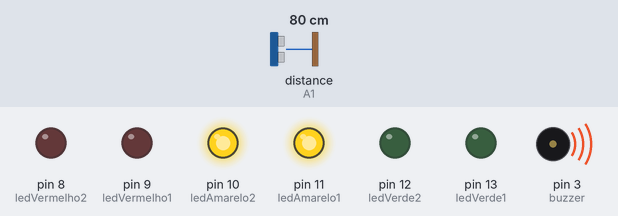
A sketch run on a simulated Arduino Uno, built with avr-gcc and run on an emulated ATmega328P. On the bench: output pins drawn as LEDs (lit = HIGH), buzzer (waves = sounding). Wiring (inferred from the names in the program): ultrasonic range finder: trigger A0; echo A1. Inputs (shaded band) come from the test bench; at power-on: distance to the obstacle (sensor on A1) 80 cm. The echo pulse lasts 58.3 µs per cm; pins used as bus, display or sensor lines are not drawn.

Above: at 0.91 s.
1.3 s: distance to the obstacle (sensor on A1) set to 250 cm
At 2.68 s:
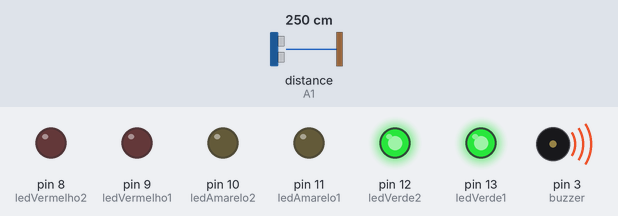
4.3 s: distance to the obstacle (sensor on A1) set to 120 cm
At 5.09 s:
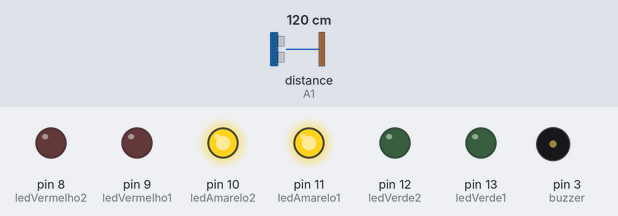
7.3 s: distance to the obstacle (sensor on A1) set to 85 cm
10.3 s: distance to the obstacle (sensor on A1) set to 77 cm
At 10.96 s:
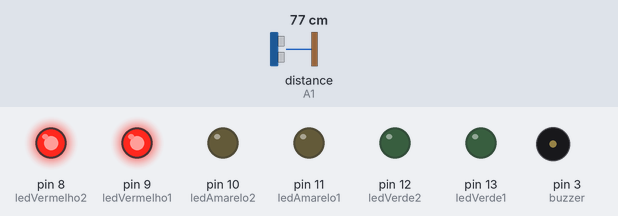
Timing chart, 0 to 14.3 s (numbered marks = the images above; inputs shaded):
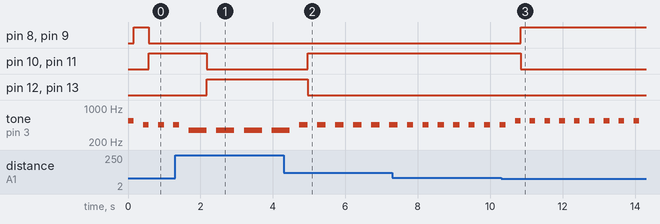

The sketch:

exercicio2.ino
```cpp
const int TRIGGER_PIN = A0;
const int ECHO_PIN = A1;
const int inter_time = 250;
const int ledVerde1 = 13;
const int ledVerde2 = 12;
const int ledAmarelo1 = 11;
const int ledAmarelo2 = 10;
const int ledVermelho1 = 9;
const int ledVermelho2 = 8;
const int buzzer = 3;

void setup() {
  //Configura quais PINs são de entrada ou saída.
  pinMode(TRIGGER_PIN, OUTPUT);
  pinMode(ECHO_PIN, INPUT);
  pinMode(ledVerde1, OUTPUT);
  pinMode(ledVerde2, OUTPUT);
  pinMode(ledAmarelo1, OUTPUT);
  pinMode(ledAmarelo2, OUTPUT);
  pinMode(ledVermelho1, OUTPUT);
  pinMode(ledVermelho2, OUTPUT);
  pinMode(buzzer, OUTPUT);
  Serial.begin(9600);

}


void loop() {
  float tempo, distancia;
  float freq_buzzer;

  digitalWrite(TRIGGER_PIN, HIGH);
  digitalWrite(TRIGGER_PIN, LOW);

  tempo = pulseIn(ECHO_PIN, HIGH);
  //Tempo em que as ondas emitidas atingem o sensor.

  distancia = (tempo * .0343)/2;
  /*
	Utilizamos a velocidade do som em 'ms' para calcular a distância,
  assim multiplicamos o tempo pela velocidade.
  	Dividimos por dois pois as ondas colidem com o receptor
  na metade da distância que percorrem.
  */

  freq_buzzer = distancia * 2;
  //Determina o intervalo de ativação do buzzer.


  /*
  Este aninhamento de condicionais determinam quais leds irão
  ligar de acordo com a distância, e em que tom o buzzer irá tocar.
  */
  if(distancia < 300 && distancia >= 200){
    tone(buzzer, 350);
    delay(freq_buzzer);
    noTone(buzzer);

    digitalWrite(ledVerde1, HIGH);
    digitalWrite(ledVerde2, HIGH);
    digitalWrite(ledAmarelo1, LOW);
    digitalWrite(ledAmarelo2, LOW);
    digitalWrite(ledVermelho1, LOW);
    digitalWrite(ledVermelho2, LOW);
  }
  else if(distancia < 200 && distancia >= 80){
    tone(buzzer, 450);
    delay(freq_buzzer);
    noTone(buzzer);

    digitalWrite(ledAmarelo1, HIGH);
    digitalWrite(ledAmarelo2, HIGH);
    digitalWrite(ledVerde1, LOW);
    digitalWrite(ledVerde2, LOW);
    digitalWrite(ledVermelho1, LOW);
    digitalWrite(ledVermelho2, LOW);

  }else if(distancia < 80 && distancia >= 20){
    tone(buzzer, 550);
    delay(freq_buzzer);
    noTone(buzzer);

    digitalWrite(ledVermelho1, HIGH);
    digitalWrite(ledVermelho2, HIGH);
    digitalWrite(ledVerde1, LOW);
    digitalWrite(ledVerde2, LOW);
    digitalWrite(ledAmarelo1, LOW);
    digitalWrite(ledAmarelo2, LOW);
  }else if(distancia < 20){
  	tone(buzzer, 650);
  }

  delay(inter_time);
}
```

Measured:
- the behaviour switches between 80 and 79 cm on distance to the obstacle (sensor on A1) (found by bisection; images 2 and 3)
- after the input at 1.3 s, pin 10 (ledAmarelo2), pin 11 (ledAmarelo1): HIGH → LOW after 0.87 s; pin 12 (ledVerde2), pin 13 (ledVerde1): LOW → HIGH after 0.87 s; tone on pin 3 (buzzer): alternates 350 Hz for 0.50 s and silent for 0.27 s, starting after 0.38 s
- after the input at 4.3 s, pin 10 (ledAmarelo2), pin 11 (ledAmarelo1): LOW → HIGH after 0.66 s; pin 12 (ledVerde2), pin 13 (ledVerde1): HIGH → LOW after 0.66 s; tone on pin 3 (buzzer): alternates 450 Hz for 0.24 s and silent for 0.26 s, starting after 0.42 s
- after the input at 10.3 s, pin 8 (ledVermelho2), pin 9 (ledVermelho1): LOW → HIGH after 0.54 s; pin 10 (ledAmarelo2), pin 11 (ledAmarelo1): HIGH → LOW after 0.54 s
- by itself, tone on pin 3 (buzzer): repeats every 0.42 s: silent 0.26 s, 450 Hz 0.16 s
